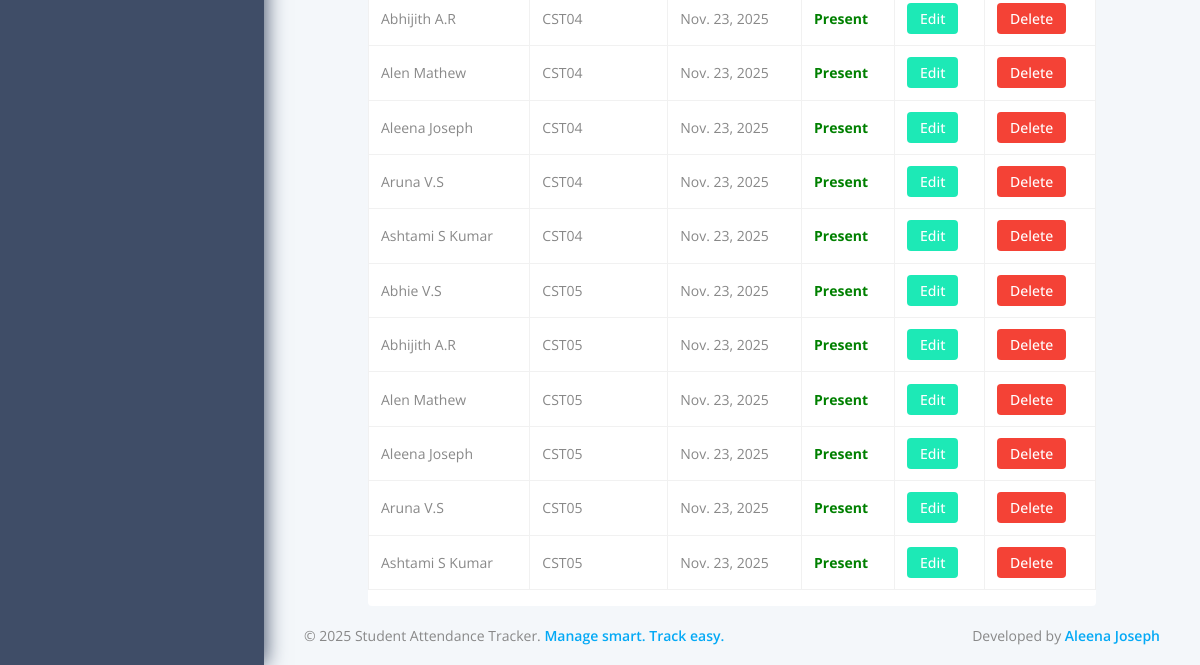
Page /TeacherAdmin/Displayattendancepage/ (lower part) on the earlier database version.
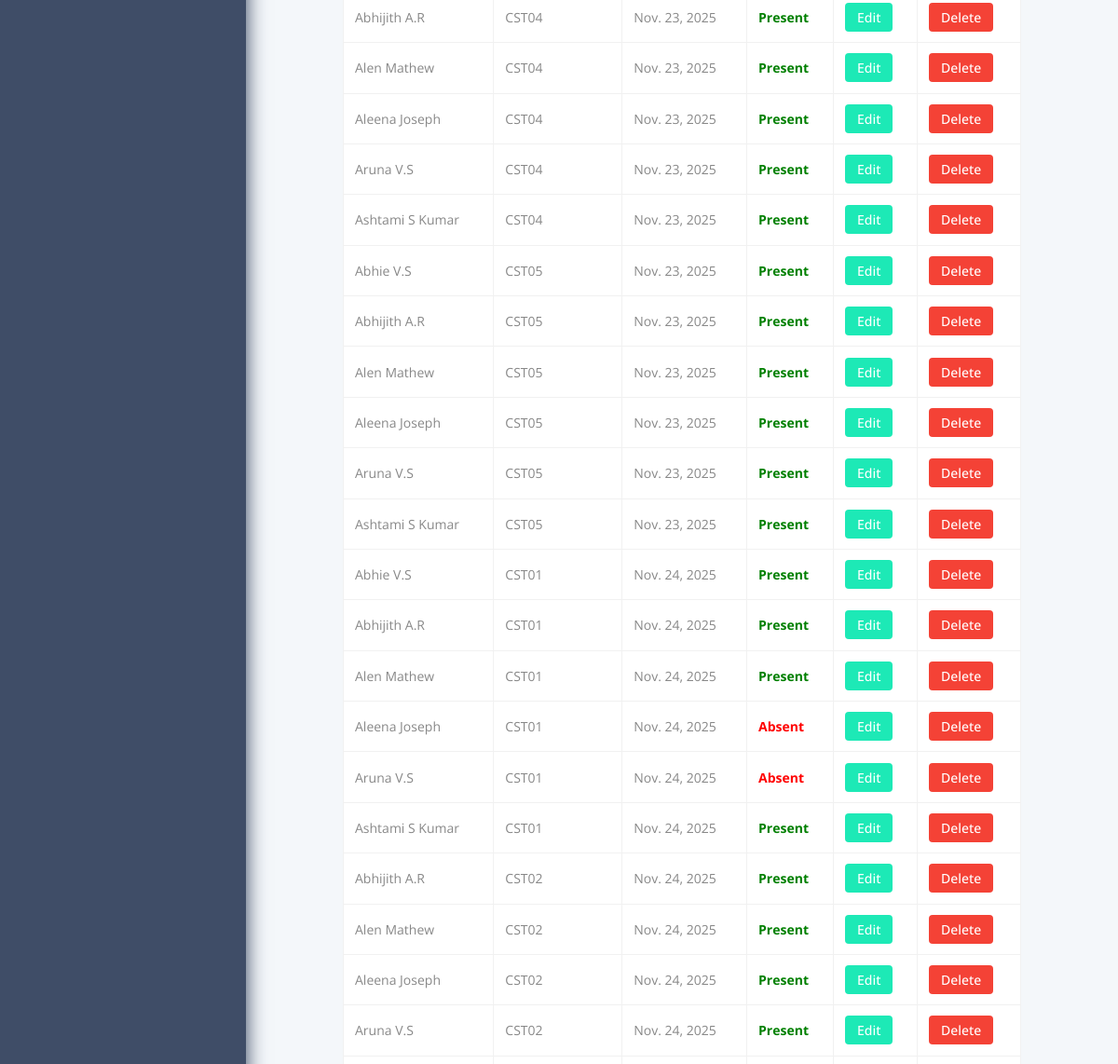
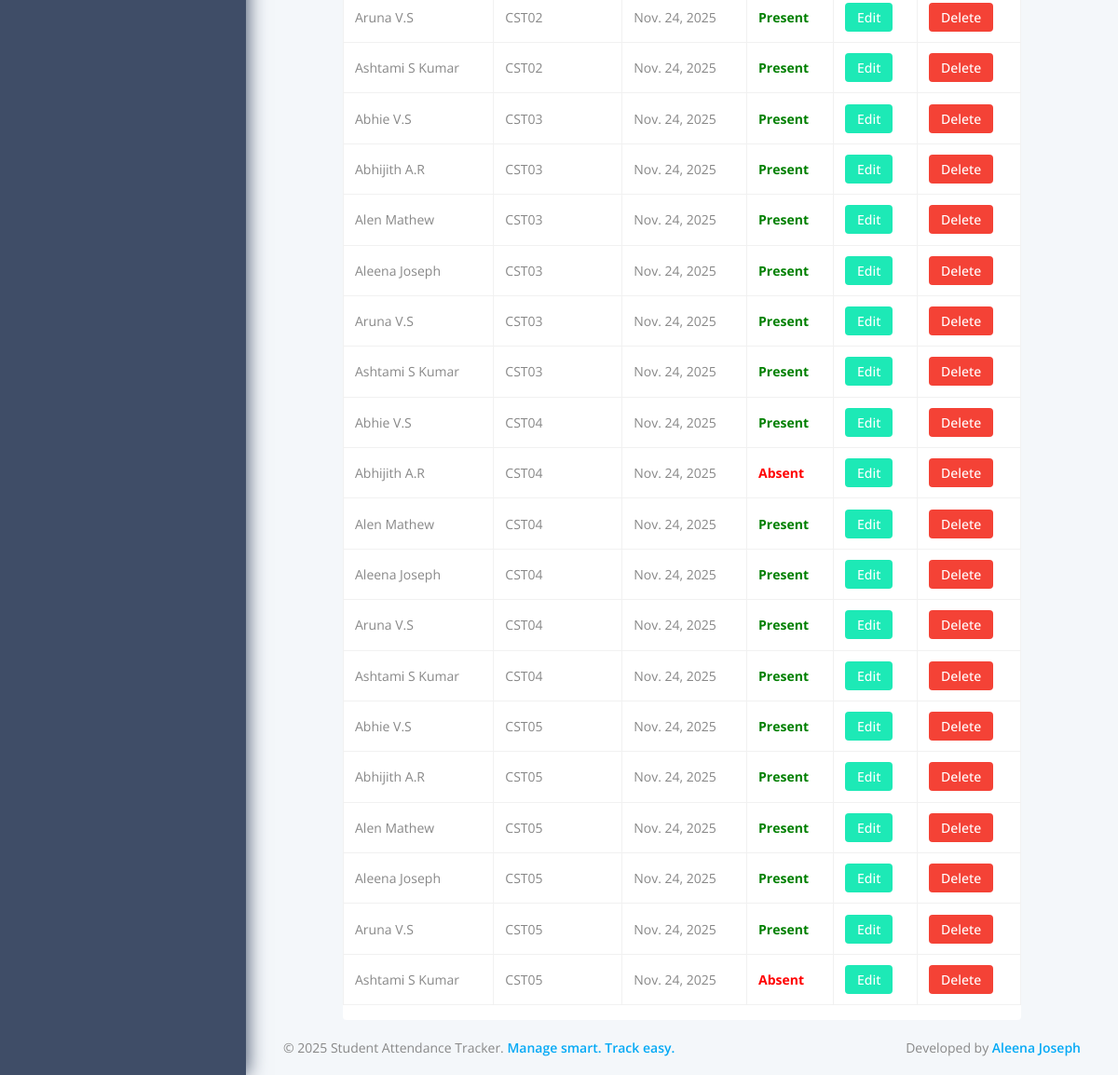
Same page on the later database version (2 pictures, top to bottom).
### TeacherApp/models.py (models this page shows, shortened)
class Attendancedb(models.Model):
    Student=models.ForeignKey(Studentdb,on_delete=models.CASCADE)
    Subject=models.ForeignKey(Subjectdb,on_delete=models.CASCADE)
    Date=models.DateField(default=date.today)
    Status=models.CharField(max_length=10,default="Absent",choices=[("Present","Present"),
                                                                    ("Absent","Absent")])

class Studentdb(models.Model):
    Student_name=models.CharField(max_length=30,null=True,blank=True)
    Student_rollno=models.IntegerField(null=True,blank=True)
    Student_regid=models.CharField(max_length=30,null=True,blank=True)
    Student_batch=models.CharField(max_length=30,null=True,blank=True)
    Student_sem=models.CharField(max_length=30,null=True,blank=True)
    Student_duration=models.CharField(max_length=30,null=True,blank=True)
    Student_phone = models.IntegerField(null=True, blank=True)
    Student_prof=models.ImageField(upload_to="Student Profile Image",null=True,blank=True)
    Student_password=models.CharField(max_length=10,null=True,blank=True)

class Subjectdb(models.Model):
    Subject_name=models.CharField(max_length=30,null=True,blank=True)
    Subject_code=models.CharField(max_length=30,null=True,blank=True)
    Subject_teacher=models.CharField(max_length=30,null=True,blank=True)
    Subject_sem=models.CharField(max_length=30,null=True,blank=True)
    Subject_dep=models.CharField(max_length=30,null=True,blank=True)

### TeacherApp/views.py (the view)
# urls.py: path('Displayattendancepage/',views.Displayattendancepage,name="Displayattendancepage"),
def Displayattendancepage(request):
    subject_id = request.GET.get("subject")  # subject selected from dropdown
    if subject_id:
        data = Attendancedb.objects.filter(Subject_id=subject_id)
    else:
        data = Attendancedb.objects.all()
    date = datetime.datetime.now()
    subjects = Subjectdb.objects.all()
    return render(request,"displayattendance.html",{'date':date,'data':data,'subject_id':subject_id,'subjects':subjects})

### TeacherApp/templates/displayattendance.html (shortened to what this page needs)
{% extends 'index.html' %}
{% load static %}
{% block content %}
<div class="container mt-5">
    <div class="table-responsive shadow-sm p-3 bg-white rounded">
        <table class="table table-bordered table-hover align-middle">
            <tbody>
                {% for i in data %}
                <tr>
                    <td>{{ i.Student.Student_name }}</td>
                    <td>{{ i.Subject.Subject_code }}</td>
                    <td>{{ i.Date }}</td>
                    <td>
                        {% if i.Status == "Present" %}
                            <span style="color:Green;  font-weight:bold;">Present</span>
                        {% else %}
                            <span style="color:Red;  font-weight:bold;">Absent</span>
                        {% endif %}
                    </td>
                    <td>
                        <a href="{% url 'Editattendancepage' a_id=i.id %}">
                            <button class="btn btn-success btn-sm px-3">Edit</button>
                        </a>
                    </td>
                    <td>
                        <a href="{% url 'deleteattendance' a_id=i.id %}">
                            <button class="btn btn-danger btn-sm px-3">Delete</button>
                        </a>
                    </td>
                </tr>
                {% empty %}
                <tr>
                    <td colspan="6" class="text-center text-muted">No Attendance Records Found</td>
                </tr>
                {% endfor %}
            </tbody>
        </table>
    </div>
</div>
{% endblock %}

Differences in the rows shown:
added Attendancedb: Student.Student_name "Abhie V.S", Subject.Subject_code "CST01", Date "Nov. 24, 2025", Status "Present"
added Attendancedb: Student.Student_name "Abhijith A.R", Subject.Subject_code "CST01", Date "Nov. 24, 2025", Status "Present"
added Attendancedb: Student.Student_name "Alen Mathew", Subject.Subject_code "CST01", Date "Nov. 24, 2025", Status "Present"
added Attendancedb: Student.Student_name "Aleena Joseph", Subject.Subject_code "CST01", Date "Nov. 24, 2025", Status "Absent"
added Attendancedb: Student.Student_name "Aruna V.S", Subject.Subject_code "CST01", Date "Nov. 24, 2025", Status "Absent"
added Attendancedb: Student.Student_name "Ashtami S Kumar", Subject.Subject_code "CST01", Date "Nov. 24, 2025", Status "Present"
added Attendancedb: Student.Student_name "Abhijith A.R", Subject.Subject_code "CST02", Date "Nov. 24, 2025", Status "Present"
added Attendancedb: Student.Student_name "Alen Mathew", Subject.Subject_code "CST02", Date "Nov. 24, 2025", Status "Present"
added Attendancedb: Student.Student_name "Aleena Joseph", Subject.Subject_code "CST02", Date "Nov. 24, 2025", Status "Present"
added Attendancedb: Student.Student_name "Aruna V.S", Subject.Subject_code "CST02", Date "Nov. 24, 2025", Status "Present"
added Attendancedb: Student.Student_name "Aruna V.S", Subject.Subject_code "CST02", Date "Nov. 24, 2025", Status "Present"
added Attendancedb: Student.Student_name "Ashtami S Kumar", Subject.Subject_code "CST02", Date "Nov. 24, 2025", Status "Present"
added Attendancedb: Student.Student_name "Abhie V.S", Subject.Subject_code "CST03", Date "Nov. 24, 2025", Status "Present"
added Attendancedb: Student.Student_name "Abhijith A.R", Subject.Subject_code "CST03", Date "Nov. 24, 2025", Status "Present"
added Attendancedb: Student.Student_name "Alen Mathew", Subject.Subject_code "CST03", Date "Nov. 24, 2025", Status "Present"
added Attendancedb: Student.Student_name "Aleena Joseph", Subject.Subject_code "CST03", Date "Nov. 24, 2025", Status "Present"
added Attendancedb: Student.Student_name "Aruna V.S", Subject.Subject_code "CST03", Date "Nov. 24, 2025", Status "Present"
added Attendancedb: Student.Student_name "Ashtami S Kumar", Subject.Subject_code "CST03", Date "Nov. 24, 2025", Status "Present"
added Attendancedb: Student.Student_name "Abhie V.S", Subject.Subject_code "CST04", Date "Nov. 24, 2025", Status "Present"
added Attendancedb: Student.Student_name "Abhijith A.R", Subject.Subject_code "CST04", Date "Nov. 24, 2025", Status "Absent"
added Attendancedb: Student.Student_name "Alen Mathew", Subject.Subject_code "CST04", Date "Nov. 24, 2025", Status "Present"
added Attendancedb: Student.Student_name "Aleena Joseph", Subject.Subject_code "CST04", Date "Nov. 24, 2025", Status "Present"
added Attendancedb: Student.Student_name "Aruna V.S", Subject.Subject_code "CST04", Date "Nov. 24, 2025", Status "Present"
added Attendancedb: Student.Student_name "Ashtami S Kumar", Subject.Subject_code "CST04", Date "Nov. 24, 2025", Status "Present"
added Attendancedb: Student.Student_name "Abhie V.S", Subject.Subject_code "CST05", Date "Nov. 24, 2025", Status "Present"
added Attendancedb: Student.Student_name "Abhijith A.R", Subject.Subject_code "CST05", Date "Nov. 24, 2025", Status "Present"
added Attendancedb: Student.Student_name "Alen Mathew", Subject.Subject_code "CST05", Date "Nov. 24, 2025", Status "Present"
added Attendancedb: Student.Student_name "Aleena Joseph", Subject.Subject_code "CST05", Date "Nov. 24, 2025", Status "Present"
added Attendancedb: Student.Student_name "Aruna V.S", Subject.Subject_code "CST05", Date "Nov. 24, 2025", Status "Present"
added Attendancedb: Student.Student_name "Ashtami S Kumar", Subject.Subject_code "CST05", Date "Nov. 24, 2025", Status "Absent"
